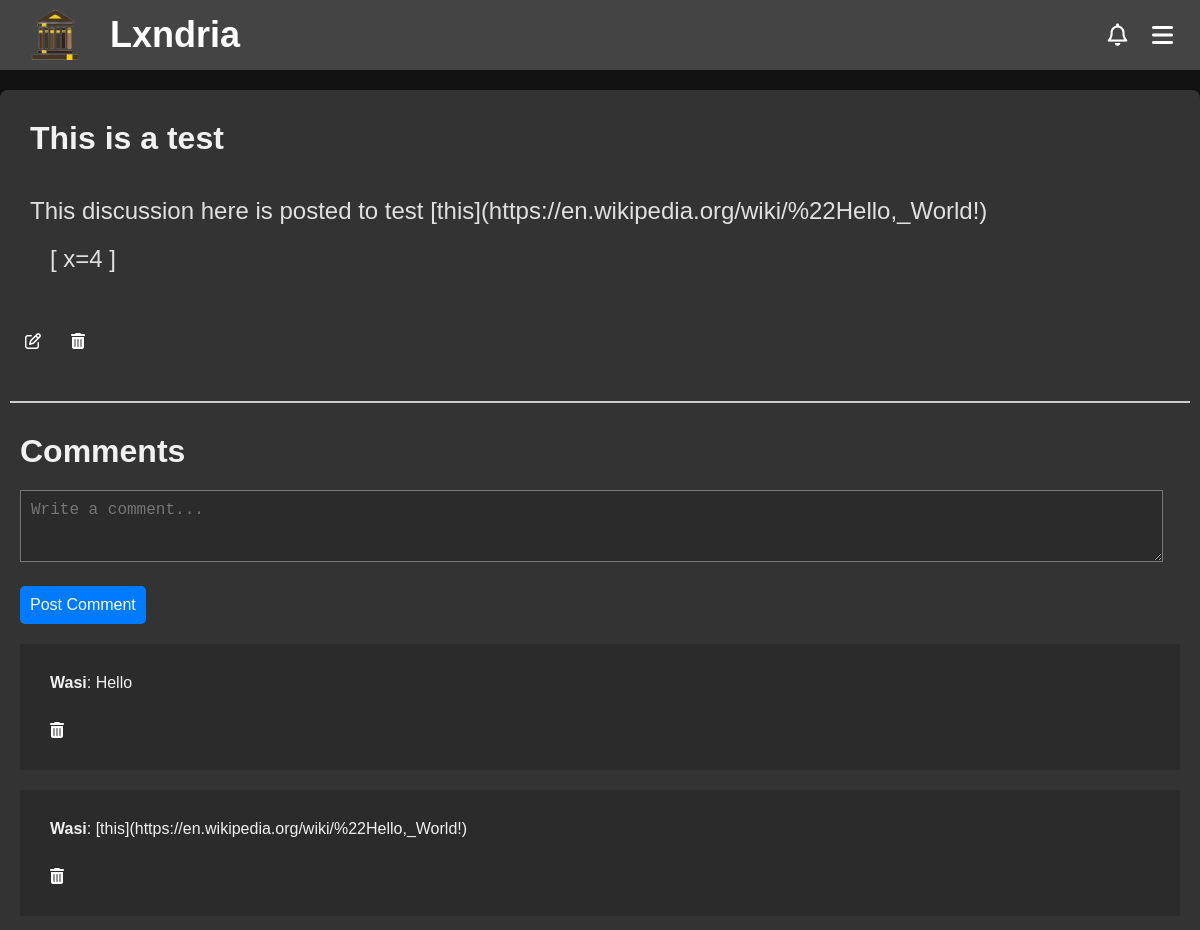
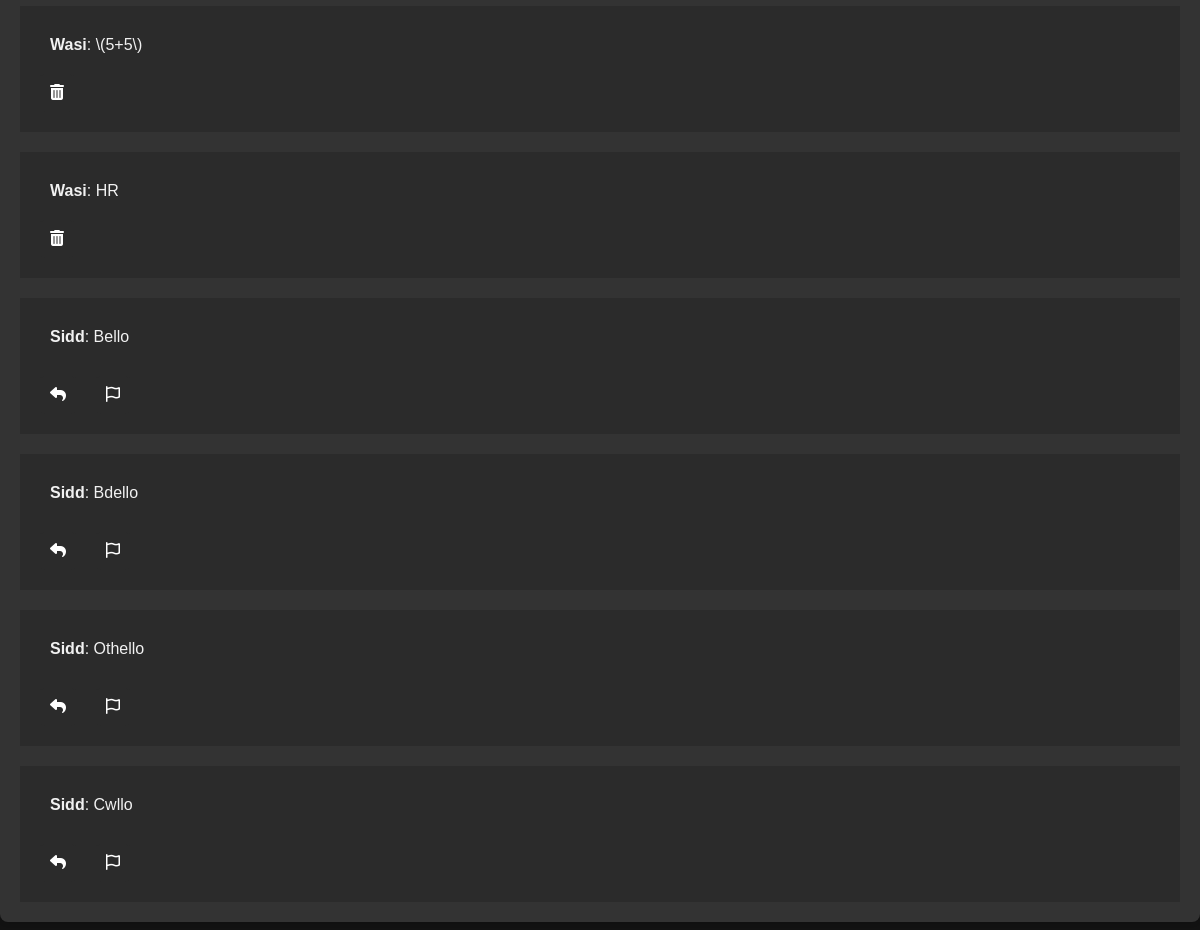
Page /discussion/7 (signed in) on the committed database (2 pictures, top to bottom).
### app/models.py (models this page shows, shortened)
class Discussion(db.Model):
    __tablename__ = "discussion"
    __table_args__ = {"extend_existing": True}
    id = db.Column(db.Integer, primary_key=True, autoincrement=True)
    title = db.Column(db.String(100), nullable=False)
    content = db.Column(db.Text, nullable=False)
    created_at = db.Column(db.DateTime, default=datetime.utcnow)
    updated_at = db.Column(db.DateTime, onupdate=datetime.utcnow)
    views = db.Column(db.Integer, default=0)
    author = db.Column(db.String(80), db.ForeignKey('user.username'))
    user = db.relationship('User', backref=db.backref('discussions', cascade="all, delete-orphan"))
    @hybrid_property
    def flagged(self):
        return Flagged_Content.query.filter_by(parent_id='D' + str(self.id)).count() != 0

class Comments(db.Model):
    __tablename__ = "comments"
    __table_args__ = {"extend_existing": True}
    id = db.Column(db.Integer, primary_key=True, autoincrement=True)
    parent_id = db.Column(db.VARCHAR(10), nullable=False)
    username = db.Column(db.String(80), db.ForeignKey('user.username'))
    user = db.relationship('User', backref=db.backref('comments', cascade="all, delete-orphan"))
    content = db.Column(db.Text, nullable=False)
    created_at = db.Column(db.DateTime, default=datetime.utcnow)
    updated_at = db.Column(db.DateTime, onupdate=datetime.utcnow)
    @hybrid_property
    def flagged(self):
        return Flagged_Content.query.filter_by(parent_id='C' + str(self.id)).count() != 0

### app/routes/discussion.py (the view)
@discussion_bp.route('/discussion/<int:discussion_id>')
def view_discussion(discussion_id):
    if not current_user.is_authenticated:
        flash("You need to login to view discussions!", "danger")
        return redirect(url_for('routes.auth.login'))
    discussion = Discussion.query.get(discussion_id)
    if current_user.username != discussion.user.username:
        try:
            discussion.views += 1
        except:
            discussion.views = 1
        bookmarked = Bookmarks.query.filter_by(username=current_user.username, discussion_id=discussion_id).first()
        db.session.commit()
    else:
        bookmarked = None
    form = CommentForm()
    comments = Comments.query.filter_by(parent_id = 'D'+str(discussion_id)).order_by(Comments.created_at).all()
    return render_template('discussion.html', discussion=discussion, comments=comments, form=form, bookmarked=bookmarked)

### app/forms.py
class CommentForm(FlaskForm):
    content = TextAreaField('Content', validators=[DataRequired()])
    submit = SubmitField('Post')

### app/routes/auth.py (called while the page is built)
@login_manager.user_loader
def load_user(user_id):
    return User.query.get(int(user_id))

### app/templates/discussion.html (shortened to what this page needs)
<!DOCTYPE html>
<html>
    <head>
    <link rel="stylesheet" href="https://cdnjs.cloudflare.com/ajax/libs/highlight.js/11.7.0/styles/github-dark.min.css">
    <link rel="stylesheet" href="https://cdnjs.cloudflare.com/ajax/libs/font-awesome/6.4.2/css/all.min.css">
    {%include 'banner.html'%}
    <link rel="stylesheet" href="{{url_for('static', filename='css/discussion.css')}}">
</head>
  <body>
    <div class="discussion-container">
        <div class="discussion-header">
            <h1>{{discussion.title}}</h1>
        </div>
        <div class="discussion-content" id="output">
            {{discussion.content}}
        </div>
        {% if current_user and current_user.username == discussion.author %}
        <div class="discussion-footer">
            <a href="/discussion/{{discussion.id}}/edit"><button><i class="far fa-edit"></i></button></a>
            <a onclick="confirmDeletion(event, '{{discussion.id}}', '/discussion/')"><button><i class="fas fa-trash-alt"></i> </button></a>
        </div>
        {% endif %}
        <hr>
        <h1>Comments</h1>
        {% with post_id=discussion.id, post_type="D" %}
            {% include 'comments.html' %}
        {% endwith %}
    </div>
  </body>
</html>

### app/templates/comments.html (shortened to what this page needs)
<link rel="stylesheet" href="https://cdnjs.cloudflare.com/ajax/libs/font-awesome/6.4.2/css/all.min.css">
<div id="comment-form-container">
{% include 'comment-form.html' %}
</div>
{% for comment in comments %}
{% if comment.flagged %}
{%else%}
    {% if comment.parent_id == post_type ~ post_id|string%}
    <div class="comment" id="comment-{{ comment.id }}">
        <p><strong>{{ comment.username }}</strong>:
            {{ comment.content }}</p>
            {%if current_user.username == comment.username%}
            <button onclick="confirmDeletion(event, '{{comment.id}}', '/comment/')"><i class="fas fa-trash-alt"></i></button>
        {%else%}
        <div style="display: flex;">
            <button class="reply-button" data-username="{{ comment.username }}"><i class="fas fa-reply"></i></button>
            <a href="/report/C{{comment.id}}"><button><i class="far fa-flag"></i></button></a>
        </div>
        {%endif%}
    </div>
    {% endif %}
{% endif %}
{% endfor %}

### app/static/css/banner.css (style rules this page uses)
body, h1, p { margin: 0; padding: 0; text-decoration: none; color: inherit; font-family: Arial, sans-serif; box-sizing: border-box; background-color: #121212; color: #f1f1f1; ; }
a { text-decoration: none; color: inherit; }

### app/static/css/discussion.css (style rules this page uses)
.discussion-container { display: flex; flex-direction: column; max-width: 1200px; margin: 20px auto; padding: 10px; background-color: #333; box-shadow: 0 2px 4px rgba(0, 0, 0, 0.1); border-radius: 8px; color: #e0e0e0; }
.discussion-container h1 { font-size: 2rem; margin: 10px; background-color: #333; }
.discussion-container textarea { font-size: 1.5rem; margin:10px; width: 95%; height: 750px; background-color: #2b2b2b; color: #f1f1f1; padding: 10px; }
.discussion-container button { display: block; margin: 10px; padding: 10px; margin-bottom: 10px; margin-top: 10px; background-color: #007bff; color: #ffffff; border: none; border-radius: 5px; cursor: pointer; font-size: 1rem; transition: background-color 0.3s; }
.discussion-header { justify-content: left; align-self: left; font-size: 2rem; margin: 10px; background-color: #333; }
.discussion-header h1 { background-color: #333; align-self: left; }
.discussion-content { display: flex; background-color: #333 !important; flex-direction: column; margin: 10px; padding: 10px; color: #e0e0e0; font-size: 1.5rem; }
#output, #output p { background-color: #333 !important; color: #e0e0e0; font-size: 1.5rem; padding: 10px; margin: 10px; }
.discussion-footer button { display: block; margin: 5px; padding: 10px; margin-bottom: 10px; margin-top: 10px; background-color: #333; color: #ffffff; border: none; border-radius: 5px; cursor: pointer; font-size: 1rem; transition: background-color 0.3s; }
hr { border: none; height: 2px; background-color: #ccc; margin: 20px 0; }
.discussion-footer { display: flex; justify-content: left; margin-bottom: 10px; }

### app/static/css/comments.css (style rules this page uses)
#comment-form textarea { font-size: 1rem; margin:10px; width: 95%; height: 50px; background-color: #2b2b2b; color: #f1f1f1; padding: 10px; }
.comment, .comment p { background-color: #2b2b2b; font-size: 1rem; color: #f1f1f1; padding: 10px; margin: 10px; }
.comment button { background-color: #2b2b2b; }

### rows in the picture
Discussion: title "This is a test", content "This discussion here is posted to test [this](https://en.wikipedia.org/wiki/%22Hello,_World!)"
Comments: username "Wasi", content "Hello"
Comments: username "Wasi", content "[this](https://en.wikipedia.org/wiki/%22Hello,_World!)"
Comments: username "Wasi", content "\\(5+5\\)"
Comments: username "Wasi", content "HR"
Comments: username "Sidd", content "Bello"
Comments: username "Sidd", content "Bdello"
Comments: username "Sidd", content "Othello"
Comments: username "Sidd", content "Cwllo"
